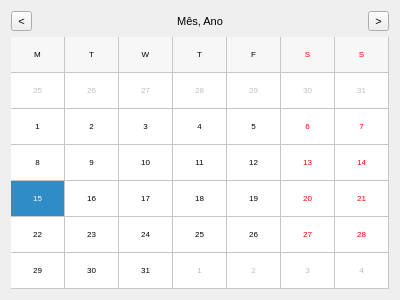
<?xml version="1.0" encoding="UTF-8"?>
<ui version="4.0">
 <class>CalendarWidget</class>
 <widget class="QWidget" name="CalendarWidget">
  <property name="geometry">
   <rect>
    <x>0</x>
    <y>0</y>
    <width>400</width>
    <height>300</height>
   </rect>
  </property>
  <property name="windowTitle">
   <string>Form</string>
  </property>
  <layout class="QVBoxLayout" name="verticalLayout">
   <item>
    <layout class="QHBoxLayout" name="horizontalLayout_2">
     <property name="spacing">
      <number>0</number>
     </property>
     <item>
      <widget class="QToolButton" name="prevMonthBtn">
       <property name="font">
        <font>
         <pointsize>8</pointsize>
        </font>
       </property>
       <property name="text">
        <string>&lt;</string>
       </property>
      </widget>
     </item>
     <item>
      <widget class="LabelBar" name="mesAnoLabel">
       <property name="font">
        <font>
         <pointsize>8</pointsize>
        </font>
       </property>
       <property name="text">
        <string>Mês, Ano</string>
       </property>
       <property name="alignment">
        <set>Qt::AlignCenter</set>
       </property>
      </widget>
     </item>
     <item>
      <widget class="QToolButton" name="nextMonthBtn">
       <property name="font">
        <font>
         <pointsize>8</pointsize>
        </font>
       </property>
       <property name="text">
        <string>&gt;</string>
       </property>
      </widget>
     </item>
    </layout>
   </item>
   <item>
    <widget class="QCalendarWidget" name="calendarWidget">
     <property name="font">
      <font>
       <pointsize>6</pointsize>
      </font>
     </property>
     <property name="autoFillBackground">
      <bool>true</bool>
     </property>
     <property name="gridVisible">
      <bool>true</bool>
     </property>
     <property name="horizontalHeaderFormat">
      <enum>QCalendarWidget::SingleLetterDayNames</enum>
     </property>
     <property name="verticalHeaderFormat">
      <enum>QCalendarWidget::NoVerticalHeader</enum>
     </property>
     <property name="navigationBarVisible">
      <bool>false</bool>
     </property>
    </widget>
   </item>
  </layout>
 </widget>
 <customwidgets>
  <customwidget>
   <class>LabelBar</class>
   <extends>QLabel</extends>
   <header>labelbar.h</header>
  </customwidget>
 </customwidgets>
 <resources/>
 <connections/>
</ui>
